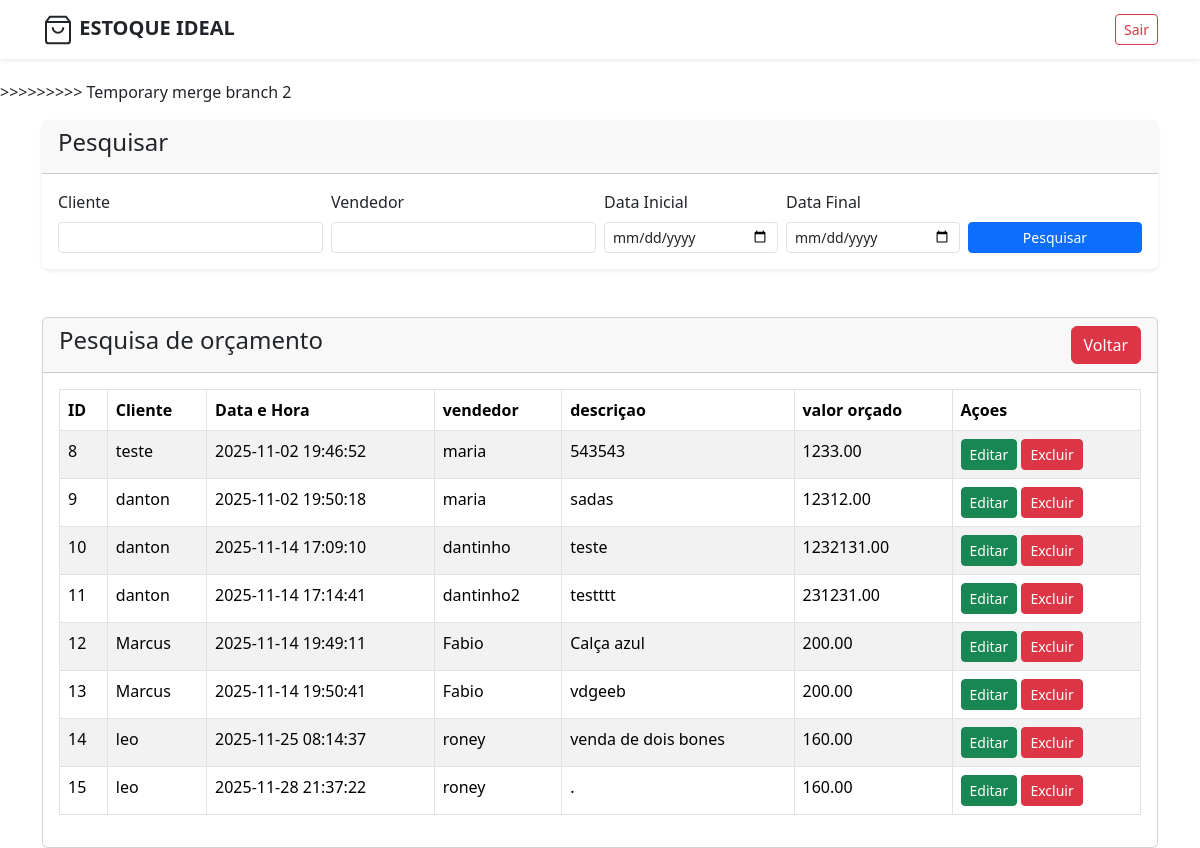
The app's page /pages/pesquisa.php with its own data.
### tables this page shows
CREATE TABLE `orcamento_estoque` (
  `id` int(11) NOT NULL,
  `cliente` varchar(100) NOT NULL,
  `dta_hora_orcamento` datetime NOT NULL,
  `vendedor` varchar(100) NOT NULL,
  `descricao` varchar(255) NOT NULL,
  `valor_orcado` decimal(18,2) NOT NULL,
  `id_item` int(11) NOT NULL,
  `nome_item` varchar(255) NOT NULL,
  `quantidade` int(11) NOT NULL,
  `status` varchar(20) DEFAULT 'Pendente'
);

### crud/pesquisa_orcamentos.php (called while the page is built, shortened)
<?php
class pesquisa
{
    function pesquisaDeOrcamento($conn, $cliente, $vendedor, $data_inicio, $data_fim)
    {
        $lista = array();
        $condicoes = array();
        $sql = "SELECT * FROM orcamento_estoque";
        $sql .= " ORDER BY dta_hora_orcamento ASC";
        $resultado = mysqli_query($conn, $sql);
        while ($row = mysqli_fetch_assoc($resultado)) {
            array_push($lista, $row);
        }
        return $lista;
    }
}

### pages/pesquisa.php (the view, shortened to what this page needs)
<?php
require('crud/conexao_DB.php');
include('crud/pesquisa_orcamentos.php');
$listaOrcamento = new pesquisa;
$clientePesquisa = $_POST['cliente'];
$vendedor = $_POST['vendedor'];
$dta_inicial = $_POST['dta_inicial'];
$dta_final = $_POST['dta_final'] ;
$buscaOrcamentos = $listaOrcamento->pesquisaDeOrcamento($conn, $clientePesquisa, $vendedor, $dta_inicial, $dta_final);
?>
<!doctype html>
<html lang="pt-br">
<head>
    <link href="https://cdn.jsdelivr.net/npm/bootstrap@5.3.5/dist/css/bootstrap.min.css" rel="stylesheet">
</head>
<body>
    <?php include('assets/navbar/navbar.php');  ?>
    <?php include('assets/CampoDePesquisa/formPesquisa.php');?>
    <div class="container mt-5">
        <div class="row">
            <div class="col-md-12">
                <div class="card">
                    <div class="card-header">
                        <h4>Pesquisa de orçamento
                            <a href="index.php" class="btn btn-danger float-end">Voltar</a>
                        </h4>
                    </div>
                    <div class="card-body">
                        <table class="table table-bordered table-striped">
                            <thead>
                                <tr>
                                    <th>ID</th>
                                    <th>Cliente</th>
                                    <th>Data e Hora</th>
                                    <th>vendedor</th>
                                    <th>descriçao</th>
                                    <th>valor orçado</th>
                                    <th>Açoes</th>
                                </tr>
                            </thead>
                            <tbody>
                                <?php
                                foreach ($buscaOrcamentos as $row):
                                ?>
                                    <tr>
                                        <td> <?= $row['id'] ?></td>
                                        <td> <?= $row['cliente'] ?></td>
                                        <td> <?= date('Y-m-d H:i:s', strtotime($row['dta_hora_orcamento'])) ?></td>
                                        <td> <?= $row['vendedor'] ?></td>
                                        <td> <?= $row['descricao'] ?></td>
                                        <td> <?= $row['valor_orcado'] ?></td>
                                        <td>
                                            <a href="editarOrcamento.php?id=<?= $row['id'] ?>" class="btn btn-success btn-sm">Editar</a>
                                            <form action="crud/orcamentoCRUD.php" method="POST" class="d-inline">
                                                <button type="submit" onclick="return confirm('Deseja realmente excuir este orçamento?')" name="deletar_orcamento" value="<?= $row['id'] ?>" class="btn btn-danger btn-sm"> Excluir</button>
                                            </form>
                                        </td>
                                    </tr>
                                <?php
                                endforeach;
                                ?>
                            </tbody>
                        </table>
                    </div>
                </div>
            </div>
        </div>
    </div>
</body>
</html>

### assets/navbar/navbar.php (style rules this page uses)
body { padding-top: 80px; }

### records on screen
orcamento_estoque: id "8", cliente "teste", dta_hora_orcamento "2025-11-02 19:46:52", vendedor "maria", descricao "543543", valor_orcado "1233.00"
orcamento_estoque: id "9", cliente "danton", dta_hora_orcamento "2025-11-02 19:50:18", vendedor "maria", descricao "sadas", valor_orcado "12312.00"
orcamento_estoque: id "10", cliente "danton", dta_hora_orcamento "2025-11-14 17:09:10", vendedor "dantinho", descricao "teste", valor_orcado "1232131.00"
orcamento_estoque: id "11", cliente "danton", dta_hora_orcamento "2025-11-14 17:14:41", vendedor "dantinho2", descricao "testttt", valor_orcado "231231.00"
orcamento_estoque: id "12", cliente "Marcus", dta_hora_orcamento "2025-11-14 19:49:11", vendedor "Fabio", descricao "Calça azul", valor_orcado "200.00"
orcamento_estoque: id "13", cliente "Marcus", dta_hora_orcamento "2025-11-14 19:50:41", vendedor "Fabio", descricao "vdgeeb", valor_orcado "200.00"
orcamento_estoque: id "14", cliente "leo", dta_hora_orcamento "2025-11-25 08:14:37", vendedor "roney", descricao "venda de dois bones", valor_orcado "160.00"
orcamento_estoque: id "15", cliente "leo", dta_hora_orcamento "2025-11-28 21:37:22", vendedor "roney", descricao ".", valor_orcado "160.00"
